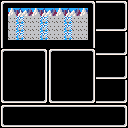

The image is a tile-based game level rendered from a .tmx file. Its description and complete source (layers, tilesets, objects, tile grids) follow:
An orthogonal 16x16 tile map with 8x8 px tiles, 1 tile layer (Tile Layer 1).

<map version="1.4" tiledversion="1.4.1" orientation="orthogonal" renderorder="right-down" width="16" height="16" tilewidth="8" tileheight="8" infinite="0" nextlayerid="2" nextobjectid="1">
 <tileset firstgid="1" source="Overworld.tsx" />
 <layer id="1" name="Tile Layer 1" width="16" height="16">
  <data encoding="csv">
838,839,839,839,839,839,839,839,839,839,839,840,839,839,839,840,
902,1026,1027,1028,1026,1027,1028,1026,1027,1028,1026,904,903,903,903,904,
902,1029,587,1029,1029,587,1029,1029,587,1029,1029,904,903,903,903,904,
902,1029,587,1029,1029,587,1029,1029,587,1029,1029,904,967,967,967,968,
902,1029,587,1029,1029,587,1029,1029,587,1029,1029,904,903,903,903,904,
902,903,903,903,903,903,903,903,903,903,903,904,903,903,903,904,
838,839,839,839,839,840,838,839,839,839,839,840,967,967,967,968,
902,903,903,903,903,904,902,903,903,903,903,904,903,903,903,904,
902,903,903,903,903,904,902,903,903,903,903,904,903,903,903,904,
902,903,903,903,903,904,902,903,903,903,903,904,967,967,967,968,
902,903,903,903,903,904,902,903,903,903,903,904,903,903,903,904,
902,903,903,903,903,904,902,903,903,903,903,904,903,903,903,904,
966,967,967,967,967,968,966,967,967,967,967,968,967,967,967,968,
838,839,839,839,839,839,839,839,839,839,839,839,839,839,839,840,
902,903,903,903,903,903,903,903,903,903,903,903,903,903,903,904,
966,967,967,967,967,967,967,967,967,967,967,967,967,967,967,968
</data>
 </layer>
</map>
